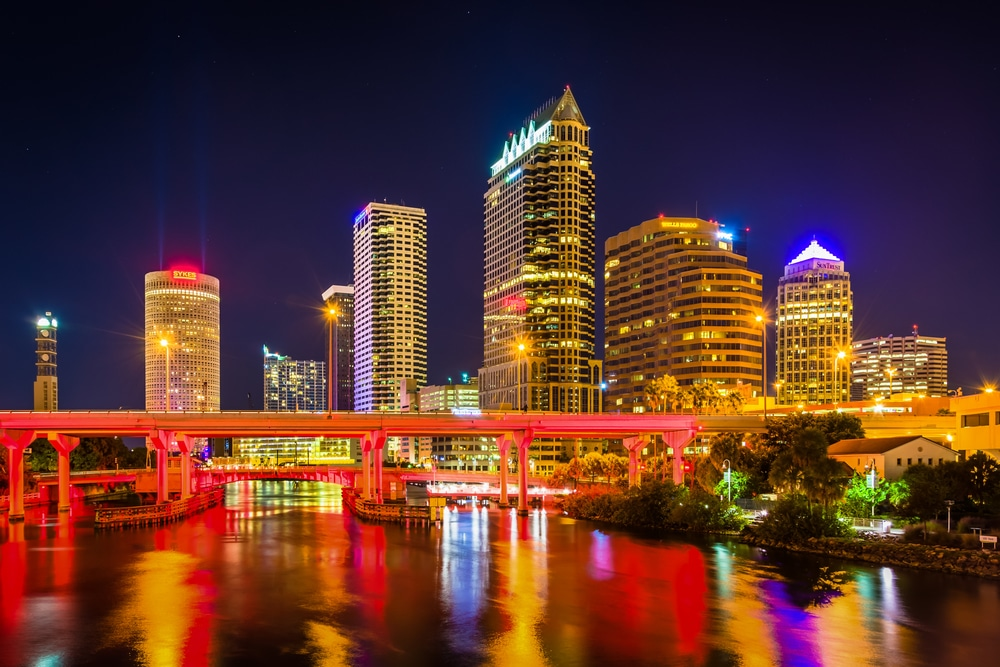
#> input picture Python/Test Images/tampa.jpg, 1000 x 667 px
$ python DemosaicPC.py   (older library calls are emulated)
#> lines starting #> are read from the running program, lines starting #| are printed output that depends on the picture
### Python/Utils.py
import cv2
import numpy as np
from scipy import sparse

def flatten_by_channel(x):
    r = x[:,:,0].flatten()
    g = x[:,:,1].flatten()
    b = x[:,:,2].flatten()

    return np.concatenate((r, g, b))

def un_flatten_by_channel(x, shape):
    c_len = shape[0]*shape[1]
    r = x[0:c_len].reshape(shape[0:2])
    g = x[c_len:2*c_len].reshape(shape[0:2])
    b = x[2*c_len:].reshape(shape[0:2])

    return cv2.merge((r, g, b))

# [8 lines left out: function un_flatten_by_channel_super_res, not called in this run]

def get_bayer_decimator(x):
    r_channel = np.zeros(x.shape)
    r_channel[1::2, 1::2, 0] = 1
    g_channel = np.zeros(x.shape)
    g_channel[0::2, 1::2, 1] = 1
    g_channel[1::2, 0::2, 1] = 1
    b_channel = np.zeros(x.shape)
    b_channel[0::2, 0::2, 2] = 1

    return r_channel + g_channel + b_channel

def get_bayer_decimation_matrix(x):
    # Construct A
    data = []
    rows = []
    cols = []

    curr_row = 0

    h, w, c = x.shape
#> h = 300; w = 300; c = 3
    # First the reds
    i = 0
    while i < h:
        i = i + 1 # Odd rows
        j = 0
        while j < w:
            j = j + 1 # odd columns
            data.append(1)
            rows.append(curr_row)
            cols.append((w*i)+j)
            curr_row = curr_row + 1
            j = j + 1
        i = i + 1
#> after the loop, curr_row = 22500; i = 300

    # Greens
    i = 0
    while i < h:
        j = 0
        if i % 2 == 0:
            while j < w:
                j = j + 1 # odd columns
                data.append(1)
                rows.append(curr_row)
                cols.append((w*i)+j+h*w)
                curr_row = curr_row + 1
                j = j + 1
        else:
            while j < w:
                data.append(1)
                rows.append(curr_row)
                cols.append((w*i)+j+h*w)
                curr_row = curr_row + 1
                j = j + 2 # even columns
        i = i + 1
#> after the loop, curr_row = 67500; i = 300

    # Blues
    i = 0
    while i < h:
        j = 0
        while j < w:
            data.append(1)
            rows.append(curr_row)
            cols.append((w*i)+j+h*w*2)
            curr_row = curr_row + 1
            j = j + 2 # Even columns
        i = i + 2 # Even rows
#> after the loop, curr_row = 90000; i = 300

    return sparse.coo_matrix((data, (rows, cols)), (h*w, h*w*c))

def get_identity_like(A):
    data = [1] * A.shape[0]
    rows = cols = np.arange(start=0, stop=A.shape[0])

    return sparse.coo_matrix((data, (rows, cols)), A.shape)

def get_init_demosaic(A):
    kernel = np.ones((3,3))

    decim = get_bayer_decimator(A)

    A = A*decim
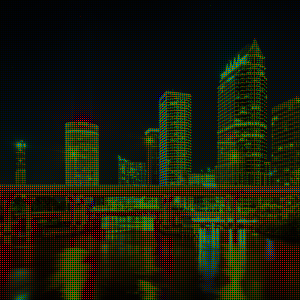
#> A: shape (300, 300, 3) float64; mean B, G, R 11.3, 26.8, 23.8

    a = cv2.filter2D(A, -1, kernel, borderType=cv2.BORDER_CONSTANT)
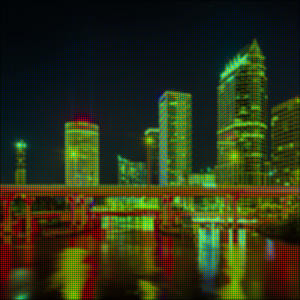
#> a: shape (300, 300, 3) float64; mean B, G, R 101.1, 240.7, 213.7; drawn with min black and max white
    b = cv2.filter2D(decim, -1, kernel, borderType=cv2.BORDER_CONSTANT)

    a = (a.astype(float) / b.astype(float)).astype(np.uint8)

    cv2.imshow("Init guess", a)
    cv2.waitKey(0)

    return a

# [58 lines left out: functions get_super_res_shrink_matrix, get_init_super_res, not called in this run]

'''
a = np.arange(12*2*2).reshape((4,4,3))
shrink = get_super_res_shrink_matrix(a)

print(a)
#print(flatten_by_channel(a))
print(shrink.todense()@flatten_by_channel(a))
res = shrink.todense()@flatten_by_channel(a)
res = res.flatten()[0,:].T
print(res.shape)
print(un_flatten_by_channel(res, (2,2)))
'''

### Python/DemosaicPC.py
import cv2
import numpy as np
import imutils
from Utils import get_bayer_decimation_matrix, flatten_by_channel, un_flatten_by_channel, get_identity_like, get_init_demosaic
from scipy import sparse
from scipy.sparse import linalg
from scipy import signal
import pypher

iters = 10

im = imutils.resize(cv2.imread("Test Images/tampa.jpg"), height=300)
im = im[:300, :300, :]

A = get_bayer_decimation_matrix(im)

z = flatten_by_channel(im).astype(np.float)/255.0

z = A@z

x_bar = x = flatten_by_channel(get_init_demosaic(im)) / 255.0

phi0 = 0.1
phi1 = 1
phi2 = 0.25
n = 0.002

def K0(x): #gradient

    x = un_flatten_by_channel(x, im.shape)
#> in un_flatten_by_channel, `r = x[0:c_len].reshape(shape[0:2])`:
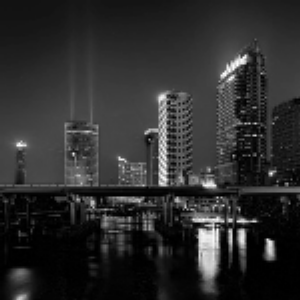
#> r: shape (300, 300) float64; min 0, max 0.996, mean 0.176
#> in un_flatten_by_channel, `g = x[c_len:2*c_len].reshape(shape[0:2])`:
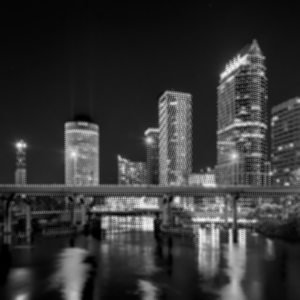
#> g: shape (300, 300) float64; min 0, max 0.961, mean 0.209
#> in un_flatten_by_channel, `b = x[2*c_len:].reshape(shape[0:2])`:
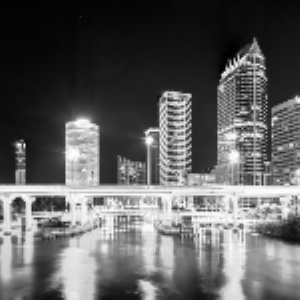
#> b: shape (300, 300) float64; min 0, max 1, mean 0.373

    GradX = np.array([[-1, 1, 0]])
    GradY = GradX.T

    dX = cv2.filter2D(x, -1, GradX, borderType=cv2.BORDER_REPLICATE)
    dY = cv2.filter2D(x, -1, GradY, borderType=cv2.BORDER_REPLICATE)
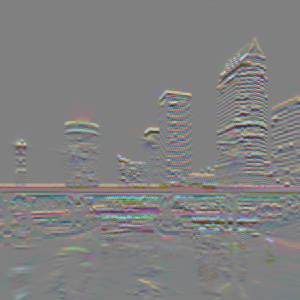
#> dY: shape (300, 300, 3) float64; mean B, G, R -0.000137, 0.000488, 0.00104; drawn with min black and max white

    dX = flatten_by_channel(dX)[:, np.newaxis]
    dY = flatten_by_channel(dY)[:,np.newaxis]

    return np.concatenate((dX, dY), axis=1)

def K1(x):
    return x

def K0_transpose(x): # transpose gradient op
    x1 = un_flatten_by_channel(x[:, 0], im.shape)
    x2 = un_flatten_by_channel(x[:, 1], im.shape)

    GradX = np.array([[-1, 1, 0]]).T
    GradY = GradX.T

    dX = cv2.filter2D(x1, -1, GradX, borderType=cv2.BORDER_REPLICATE)
    dY = cv2.filter2D(x2, -1, GradY, borderType=cv2.BORDER_REPLICATE)

    return flatten_by_channel(dX+dY)

def K1_transpose(x):
    return x.flatten()

def L1NormProx(v, thresh):
    v_sign = np.sign(v)
    v = np.abs(v) - thresh
    v[v<0] = 0
    assert v.min() >= 0

    return (v*v_sign)+0

def NLMProx(v):
    # tonemap
    v_min = v.min()
    v_max = x.max()

    if ((v_min - v_max) == 0) and v_max == 0:
        return v * 0


    v = (v - v_min) / (v_max - v_min)
    v = v * 255
    v = v.astype(np.uint8)

    v = un_flatten_by_channel(v, im.shape)

    #cv2.imshow("Before NLM", v)

    v = cv2.fastNlMeansDenoisingColored(v)
    #cv2.imshow("After NLM", v)
    #cv2.waitKey(0)
    v = flatten_by_channel(v).astype(float) / 255.0

    v = v * (v_max - v_min)
    v = v + v_min

    return v

y = np.concatenate((K0(x), K1(x)[:, np.newaxis]), axis=1)

#mask z

gamma = 40
tau = 0.9/gamma
theta = 1

def penalty_op():
    tv_v = y[:, 0:2] + (gamma*K0(x_bar))
    nlm_v = y[:, 2] + (gamma*K1(x_bar))
    y[:, 0:2] = phi0*(tv_v - (gamma*L1NormProx(tv_v/gamma, 1/gamma)))
    y[:, 2] = phi1*(nlm_v - (gamma*NLMProx(nlm_v/gamma)))
    return y

def apply_K_transpose(x):
    return K0_transpose(x[:, 0:2]) + K1_transpose(x[:, 2])

def data_fidelity_op():
    left = A.T@A
    left = left*tau/n
    left = left + get_identity_like(left)

    v = x - (tau*apply_K_transpose(y))

    right = A.T@z
    right = right*tau/n
    right = right + v

    return linalg.cg(left, right)

def extrapolation(x_new, x_old):
    return x_new + (theta*(x_new - x_old))

initial = None
for _ in range(iters):
    y = penalty_op()
    x_old = x
    x, _ = data_fidelity_op()
    x_bar = extrapolation(x, x_old)

    print(x.min())
    print(x.max())
    print()

    reconstructed_im = un_flatten_by_channel(x, im.shape)
    #reconstructed_im = (reconstructed_im-reconstructed_im.min())/(reconstructed_im.max()-reconstructed_im.min())
    reconstructed_im = reconstructed_im * 255
    reconstructed_im[reconstructed_im < 0] = 0
    reconstructed_im[reconstructed_im > 255] = 254
    reconstructed_im = reconstructed_im.astype(np.uint8)

    if (initial is None):
        initial = reconstructed_im.copy()

    cv2.imshow("x", reconstructed_im)
    cv2.waitKey(10)
#> this loop made 10 passes
#> (printed output is left out)
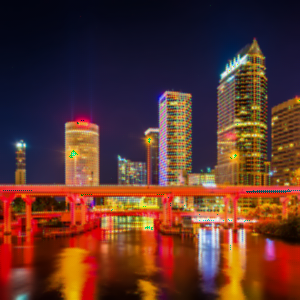
#> initial: shape (300, 300, 3); mean B, G, R 43.7, 52.4, 93.4

print("Done")
cv2.imshow("x0", initial)
cv2.waitKey(0)
